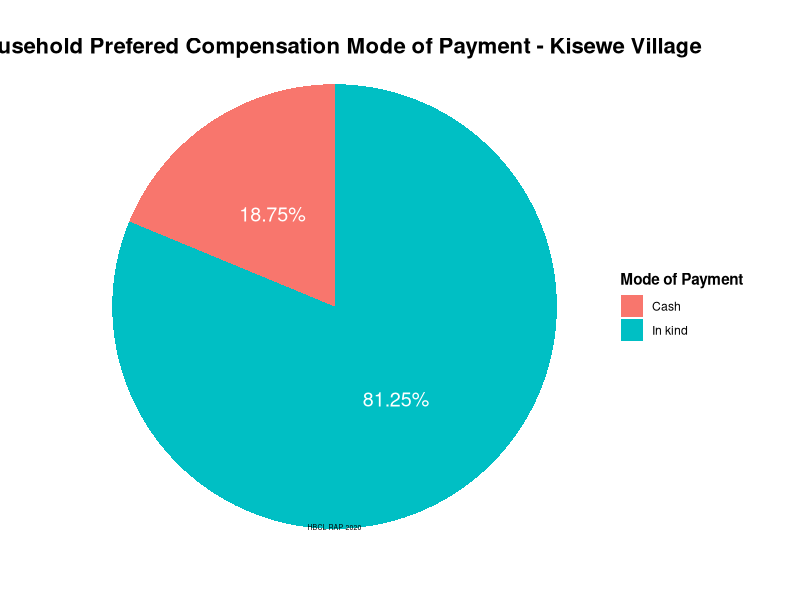
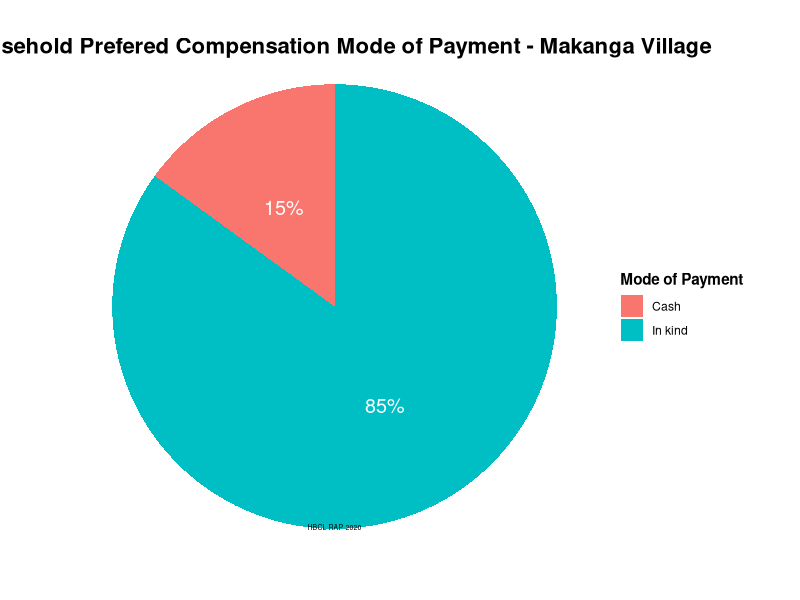
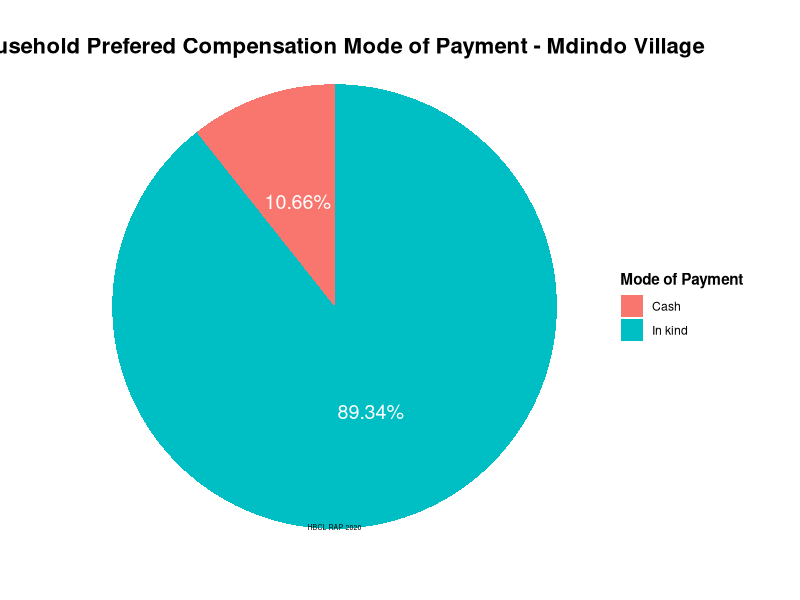
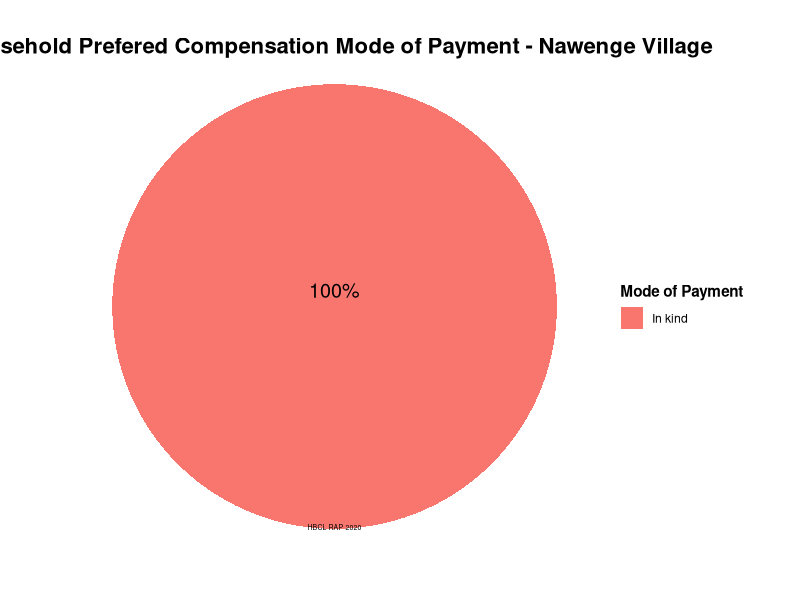

These charts were generated, in order, by the following R code:
 # Household Survey data analysis - COMPENSATION  PAYMENT MODE 
      # Harmonic Biosphere Company Limited 
      # June, 2020
      
      # Set working directory --------------------------------------------------------
      setwd("~")
      dir.create("RAP", showWarnings = FALSE)
      setwd("~/RAP")
      
      # Load/install required packageslibralies ---------------------------------------
      library(tidyverse)
      library(scales)
      library(ggrepel)
      
      
      options(scipen = 999)
      
      
      df<-read.csv("Household_Survey.csv",check.names = TRUE,stringsAsFactors = FALSE)
      
      
      # Renaming varibales
      df<-df %>% 
        rename(Respondent_Name = Respondent_.Name,
               HoH_N = HoH_.N, HM1_N = HM1_.N, HM7_G = HM6_G.1, HM8_G = HM_G)
      
      # MODE OD COMPENSATION PAYMENT -------------------------------
      df_payment <- df %>% 
        select(Village, Mode.of.Compersation) %>%
        mutate(Mode.of.Compersation = ifelse(Mode.of.Compersation == "", NA, Mode.of.Compersation)) %>% 
        group_by(Village, Mode.of.Compersation) %>% 
        summarise(Payment_Mode = n()) %>% 
        filter(!is.na(Mode.of.Compersation)) %>% 
        mutate(Payment_Mode_Per = round(Payment_Mode/sum(Payment_Mode)*100, digits = 2)) %>% 
        view()
      
      
      # Kisewe Village Compesation payment mode Pie Chart Plot
      df_Kisewe <- df_payment %>% 
        filter(Village == "Kisewe")
      ggplot(data = df_Kisewe, aes(x = "", y = Payment_Mode_Per, fill = Mode.of.Compersation))+
        geom_bar(stat = "identity")+
        coord_polar("y", start = 0)+
        geom_text(aes(label = str_c(Payment_Mode_Per, "%")), position = position_stack(vjust = 0.5), size = 5, colour = "white")+
        labs(title = "Household Prefered Compensation Mode of Payment - Kisewe Village", caption = "HBCL RAP 2020", fill = "Mode of Payment")+
        theme_void()+
        theme(plot.title = element_text(hjust = 0.5, size = 16, face = "bold", vjust = -5))+
        theme(legend.title = element_text(face = "bold"))+
        theme(plot.caption = element_text(size = 5, vjust = 35, hjust = 0.5))
      
      # Makanga Village Compesation payment mode Pie Chart Plot
      df_Makanga <- df_payment %>% 
        filter(Village == "Makanga")
      ggplot(data = df_Makanga, aes(x = "", y = Payment_Mode_Per, fill = Mode.of.Compersation))+
        geom_bar(stat = "identity")+
        coord_polar("y", start = 0)+
        geom_text(aes(label = str_c(Payment_Mode_Per, "%")), position = position_stack(vjust = 0.5), size = 5, colour = "white")+
        labs(title = "Household Prefered Compensation Mode of Payment - Makanga Village", caption = "HBCL RAP 2020", fill = "Mode of Payment")+
        theme_void()+
        theme(plot.title = element_text(hjust = 0.5, size = 16, face = "bold", vjust = -5))+
        theme(legend.title = element_text(face = "bold"))+
        theme(plot.caption = element_text(size = 5, vjust = 35, hjust = 0.5))
      
      # Mdindo Village Compesation payment mode Pie Chart Plot
      df_Mdindo <- df_payment %>% 
        filter(Village == "Mdindo")
      ggplot(data = df_Mdindo, aes(x = "", y = Payment_Mode_Per, fill = Mode.of.Compersation))+
        geom_bar(stat = "identity")+
        coord_polar("y", start = 0)+
        geom_text(aes(label = str_c(Payment_Mode_Per, "%")), position = position_stack(vjust = 0.5), size = 5, colour = "white")+
        labs(title = "Household Prefered Compensation Mode of Payment - Mdindo Village", caption = "HBCL RAP 2020", fill = "Mode of Payment")+
        theme_void()+
        theme(plot.title = element_text(hjust = 0.5, size = 16, face = "bold", vjust = -5))+
        theme(legend.title = element_text(face = "bold"))+
        theme(plot.caption = element_text(size = 5, vjust = 35, hjust = 0.5))
      
      
      # Nawenge Village Compesation payment mode Pie Chart Plot- 
      df_Nawenge <- df_payment %>% 
        filter(Village == "Nawenge")
      ggplot(data = df_Nawenge, aes(x = "", y = Payment_Mode_Per, fill = Mode.of.Compersation))+
        geom_bar(stat = "identity")+
        coord_polar("y", start = 0)+
        geom_text(aes(label = str_c(Payment_Mode_Per, "%")), position = position_stack(vjust = 0.5),vjust = -8, size = 5, colour = "black")+
        labs(title = "Household Prefered Compensation Mode of Payment - Nawenge Village", caption = "HBCL RAP 2020", fill = "Mode of Payment")+
        theme_void()+
        theme(plot.title = element_text(hjust = 0.5, size = 16, face = "bold", vjust = -5))+
        theme(legend.title = element_text(face = "bold"))+
        theme(plot.caption = element_text(size = 5, vjust = 35, hjust = 0.5))
